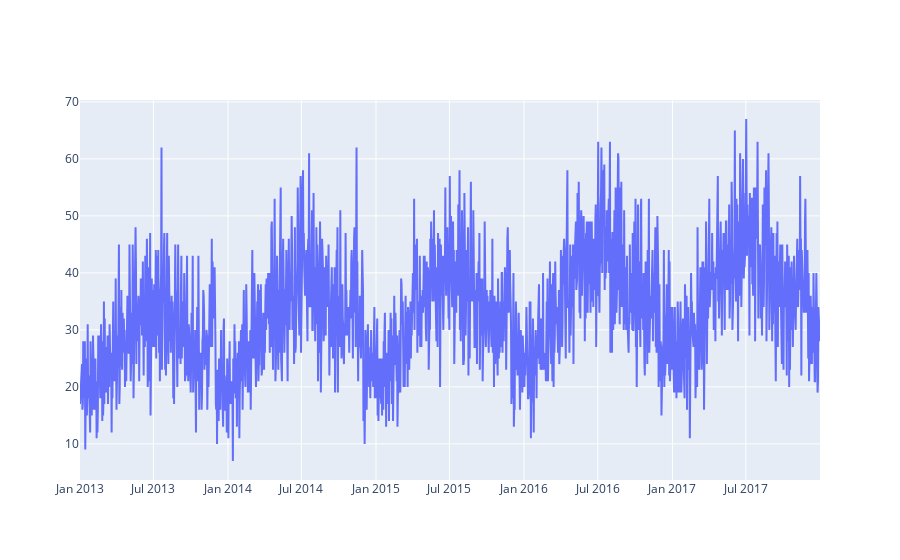

Write notebook code for a chart like this one.
### Code cell
configure_plotly_browser_state()

def Time_visualization(data):
  store_item_df = data.copy()
  store_id = 10
  item_id= 40
  print('Before filter:',store_item_df.shape)
  store_item_df = store_item_df[store_item_df.store == store_id]
  store_item_df = store_item_df[store_item_df.item == item_id]
  print('After filter:',store_item_df.shape)
  
  store_item_ts_data = [go.Scatter(
    x=store_item_df.date,
    y=store_item_df.sales
  )]
  py.iplot(store_item_ts_data)
  return store_item_df

store_item_df = Time_visualization(train_df)

### Figure 1 — Plotly figure (JSON) as saved in the notebook; plotly's stock layout.template omitted (floating-point values rounded to 4 significant figures; data arrays with more than 128 entries replaced by an {"elided": "..."} marker saying what was removed)
{"data": [{"y": {"elided": "1826 int values"}, "x": {"elided": "1826 str values"}, "type": "scatter"}], "layout": {}}
